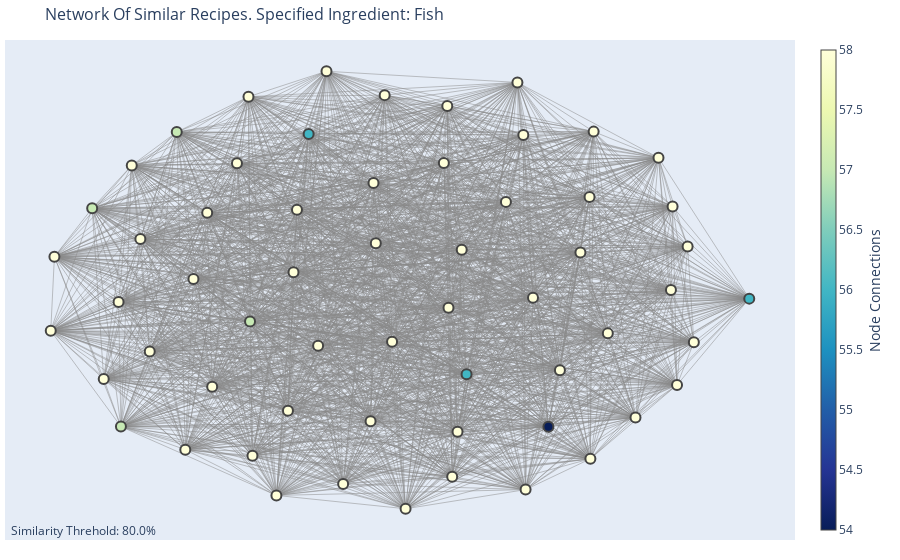

The notebook cell saved with this chart:
### Code cell
network_graph(0.8,"fish",f="complementary")

### Figure 1 — Plotly figure (JSON) as saved in the notebook; plotly's stock layout.template omitted (floating-point values rounded to 4 significant figures; data arrays with more than 128 entries replaced by an {"elided": "..."} marker saying what was removed)
{"data": [{"hoverinfo": "none", "line": {"color": "#888", "width": 0.5}, "mode": "lines", "type": "scatter", "x": {"elided": "5112 float values"}, "y": {"elided": "5112 float values"}}, {"hoverinfo": "text", "marker": {"color": [58, 58, 58, 58, 58, 58, 58, 58, 58, 58, 58, 58, 58, 58, 57, 58, 58, 58, 58, 58, 58, 58, 58, 58, 58, 58, 58, 58, 57, 58, 58, 58, 58, 58, 58, 58, 58, 58, 58, 58, 56, 58, 58, 58, 58, 57, 54, 58, 58, 58, 58, 56, 58, 58, 58, 56, 57, 58, 58], "colorbar": {"thickness": 15, "title": {"side": "right", "text": "Node Connections"}, "xanchor": "left"}, "colorscale": [[0, "rgb(255,255,217)"], [0.125, "rgb(237,248,177)"], [0.25, "rgb(199,233,180)"], [0.375, "rgb(127,205,187)"], [0.5, "rgb(65,182,196)"], [0.625, "rgb(29,145,192)"], [0.75, "rgb(34,94,168)"], [0.875, "rgb(37,52,148)"], [1, "rgb(8,29,88)"]], "line": {"width": 2}, "reversescale": true, "showscale": true, "size": 10}, "mode": "markers", "text": ["# of connections: 58<br>Recipe Name: Pinoy Chicken Sopas<br>Ingredients:<br> 1 lb. rotisserie chicken shredded<br> 2 Knorr Chicken Cubes<br> ¾ cup hotdog cubed<br> 1 cup cabbage sliced<br> 3 stalks celery diced<br> 1 carrot minced<br> 1 cup evaporated milk<br> 8 ounces elbow macaroni<br> 1 onion minced<br> 3 cloves garlic minced<br> 8 cups water<br> 3 tablespoons cooking oil<br> Fish sauce and ground black pepper to taste", "# of connections: 58<br>Recipe Name: Pork Sinigang Recipe<br>Ingredients:<br> 2 lbs pork belly or buto-buto<br> 1 bunch spinach or kang-kong<br> 3 tablespoons fish sauce<br> 12 pieces string beans sitaw<br> cut in 2 inch length<br> 2 pieces tomato quartered<br> 3 pieces chili or banana pepper<br> 1 tablespoons cooking oil<br> 2 quarts water<br> 1 piece onion sliced<br> 2 pieces taro gabi<br> quartered<br> 1 pack sinigang mix good for 2 liters water", "# of connections: 58<br>Recipe Name: Pinoy Chicken Curry Recipe<br>Ingredients:<br> 2 lbs. chicken cut into serving pieces<br> 1 tablespoon curry powder<br> 1 piece potato cubed<br> 4 cloves garlic minced<br> 2 stalks celery sliced<br> 1 piece red bell pepper sliced<br> 2 pieces long green pepper<br> 1 piece onion chopped<br> 2 thumbs ginger cut into strips<br> 2 cups coconut milk<br> 1/2 cup all-purpose cream optional<br> 1 cup water<br> fish sauce and ground black pepper to taste", "# of connections: 58<br>Recipe Name: Betamax Recipe<br>Ingredients:<br> 2 lbs. coagulated chicken blood<br> 1 Knorr Chicken cube<br> 1 teaspoon garlic powder<br> ¼ teaspoon ground black pepper<br> 1/4 cup soy sauce<br> 1/4 cup white vinegar<br> 3/4 cup water<br> ¼ cup garlic oil<br> 2 tablespoons soy sauce<br> 3/4 cup white vinegar<br> 2 teaspoons fish sauce<br> 5 cloves garlic sliced<br> 1 onion sliced<br> 5 Thai chili pepper chopped<br> Salt and ground black pepper to taste", "# of connections: 58<br>Recipe Name: Filipino Style Escabeche<br>Ingredients:<br> 2 lbs fish (large) sliced into serving pieces<br> ¾ cup cooking oil<br> 2 tablespoons salt<br> 1 onion thinly sliced<br> 3 cloves garlic chopped<br> 2 thumbs ginger Julienne<br> 1 red bell pepper Julienne<br> 1 green bell pepper Julienne<br> 1 carrot Julienne<br> 3 tablespoons white vinegar<br> 4 tablespoons banana ketchup<br> 3 tablespoons white sugar<br> 1 cup water<br> 1 tablespoon cornstarch<br> 2 tablespoons cooking oil<br> Salt and ground black pepper to taste", "# of connections: 58<br>Recipe Name: Pork and Chicken Sinigang<br>Ingredients:<br> 1 lb. pork belly cubed<br> 1 lb. chicken cut into serving pieces<br> 44 g Knorr Sinigang sa Sampaloc Mix Original<br> 1 onion wedged<br> 5 tomato wedged<br> 5 taro (gabi) diced<br> 1 daikon radish sliced<br> 12 okra<br> 5 long green pepper<br> 15 string beans cut into 2-inch pieces<br> 3 eggplant sliced<br> 2 cups kangkong leaves<br> 1 ½ quarts water<br> 2 tablespoons cooking oil<br> Fish sauce and ground black pepper to taste", "# of connections: 58<br>Recipe Name: Bopis Recipe<br>Ingredients:<br> 3 lbs pork lungs<br> 1 Knorr Pork Cube<br> 5 dried bay leaves<br> 2 carrots diced<br> 3 thumbs ginger minced<br> 1 tablespoon annatto powder<br> 3 Thai chili pepper chopped<br> 1 onion diced<br> 5 cloves garlic minced<br> 5 tablespoons vinegar<br> 2 ½ cups water<br> ¼ teaspoon ground black pepper<br> 4 tablespoons cooking oil<br> Fish sauce to taste<br> 8 cups water<br> 5 dried bay leaves<br> 25 g sibot", "# of connections: 58<br>Recipe Name: Kilawing Kambing<br>Ingredients:<br> 2 lbs. goat skin cleaned<br> 2 tablespoons Knorr Liquid Seasoning Chili<br> 4 tablespoons ginger crushed<br> 6 tablespoons white vinegar<br> 2 tablespoons ginger minced<br> 10 Thai chili pepper chopped<br> 1 onion minced<br> ½ teaspoon onion powder<br> 1 tablespoon fish sauce<br> 1 ½ teaspoons sugar<br> 2 quarts water<br> ¼ teaspoon ground black pepper", "# of connections: 58<br>Recipe Name: Utan nga Langka Recipe<br>Ingredients:<br> 2 lbs. unripe jackfruit sliced<br> 1 Knorr Shrimp cube<br> 3 cups coconut milk<br> 2 cups bago leaves sliced<br> 1 cup dried fish dulong<br> 2 onions chopped<br> 5 cloves garlic chopped<br> 3 Thai chili pepper<br> 2 tablespoons vinegar<br> Fish sauce to taste<br> 3 tablespoons cooking oil", "# of connections: 58<br>Recipe Name: Pork Curry Tinola<br>Ingredients:<br> 1 ½ lb. pork shoulder cubed<br> 1 Knorr Pork Cube<br> 1 green papaya wedged<br> 1 ½ cups spinach<br> 2 cups coconut milk<br> 1 ½ cups water<br> ½ teaspoon curry powder<br> 2 teaspoons turmeric powder<br> 1 teaspoon chili garlic oil<br> 1 onion chopped<br> 2 thumbs ginger chopped<br> 5 cloves garlic chopped<br> 5 pieces Thai chili pepper<br> Fish sauce to taste", "# of connections: 58<br>Recipe Name: Sushi Bake<br>Ingredients:<br> 4 cups cooked white rice<br> 3 tablespoons rice vinegar<br> 2 teaspoons granulated sugar<br> 1 teaspoon salt<br> 1/2 cup cream cheese softened<br> 2 tablespoons sour cream. optional<br> 1/2 cup Lady’s Choice Mayonnaise<br> 6 ounces Kani (imitation crab meat) chopped<br> 1/4 cup cucumber diced into small pieces<br> 5 Tablespoons Furikake<br> 3 tablespoons masago fish roe<br> optional<br> 5 Tablespoons Lady’s Choice Mayonnaise<br> 1 Tablespoons Sriracha sauce<br> 1 avocado sliced", "# of connections: 58<br>Recipe Name: Arroz Caldo Recipe<br>Ingredients:<br> 1 ½ lbs chicken cut into serving pieces<br> 1 ½ cups rice uncooked<br> 34 ounces water about 1 liter<br> 2 Tablespoons fish sauce<br> 1 teaspoon garlic<br> 1/4 teaspoon ground black pepper<br> 1 cup onion minced<br> 4 eggs hard boiled<br> 1 cup scallions green onions<br> minced<br> 2 knobs ginger julienned<br> 3 tbsp safflower kasubha<br> 1 chicken cube bouillon<br> 1 lemon or 4 pieces calamansi<br> 2 Tablespoon cooking oil", "# of connections: 58<br>Recipe Name: Pinapaitan sa Ampalaya<br>Ingredients:<br> 2 bitter melons<br> 10 ounces beef tripe boiled and chopped<br> 10 ounces beef heart boiled and chopped<br> 4 ounces pork liver sliced<br> 12 ounces beef small intestine boiled and chopped<br> 5 chili pepper<br> 5 kamias bilimbi<br> 1 onion minced<br> 3 thumbs ginger minced<br> 5 cloves garlic minced<br> 5 tablespoons white vinegar<br> 6 cups water<br> 3 tablespoons cooking oil<br> Fish sauce and ground black pepper to taste", "# of connections: 58<br>Recipe Name: Porknigang (Sinigang na Baboy)<br>Ingredients:<br> 3 lbs. pork baby back ribs<br> 3 bunches bok choy<br> 1 1/2 liter water<br> 44 grams Knorr Sinigang sa Sampaloc with Gabi<br> 15 counts string beans cut in 2-inch pieces<br> 8 okra<br> 1 eggplant sliced<br> 3 long green chili pepper<br> 1 cup daikon radish sliced<br> 2 tomato<br> 1 onion wedged<br> 3 tablespoons cooking oil<br> Fish sauce and ground black pepper to taste", "# of connections: 57<br>Recipe Name: Bulalo Recipe<br>Ingredients:<br> 2 lbs beef shank<br> ½ cabbage whole leaf individually detached<br> 1 bundle bok choy<br> 2 cobs corn each cut into 3 parts<br> 2 Tablespoons whole peppercorn<br> 1/2 cup green onions cut unto 1 1/2 inch pieces<br> 1 onion<br> 34 ounces water<br> fish sauce to taste optional", "# of connections: 58<br>Recipe Name: Pancit Palabok Recipe<br>Ingredients:<br> 500 grams rice noodles bihon<br> 2 tbsp cooking oil<br> 1/2 lb ground pork<br> 1 tbsp anatto powder<br> 3 cups pork broth<br> 1 piece shrimp bouillon<br> 6 tablespoons all-purpose flour<br> 2 tbsp fish sauce<br> 1/2 tsp ground black pepper<br> 1 cup pork belly boiled and sliced thinly into small pieces<br> 4 ounces firm tofu fried and sliced into cubes<br> ½ cup tinapa flakes smoked fish<br> ½ cup chicharon pounded<br> 2 hard boiled eggs sliced<br> ½ cup cooked shrimps boiled or steamed<br> 1/4 cup green onion or scallions finely chopped<br> 3 Tablespoons toasted garlic<br> 2 lemons sliced (or 6 pieces calamansi)", "# of connections: 58<br>Recipe Name: Pininyahang Baboy sa Gata<br>Ingredients:<br> 2 ½ lbs. Pork belly cubed<br> 1 red bell pepper sliced<br> 1 green bell pepper sliced<br> 20 ounces canned pineapple chunks with juice<br> 1 carrot cubed<br> 4 cloves garlic chopped<br> 1 onion chopped<br> 2 cups coconut milk<br> 1 cup water as needed<br> 3 tablespoons cooking oil<br> Salt and fish sauce to taste", "# of connections: 58<br>Recipe Name: Vegetable Okoy<br>Ingredients:<br> 8 ounces kalabasa<br> 1 piece carrot<br> ½ piece onion<br> 3/4 cup malunggay leaves<br> 1 cup cooking oil<br> 1/2 cup cornstarch<br> 3/4 cup flour<br> 1 teaspoon salt<br> 1/2 teaspoon ground black pepper<br> 1/4 teaspoon garlic powder<br> 1 egg<br> 3/4 cup water<br> ½ piece onion chopped<br> 2 tablespoons green onion chopped<br> ¾ cups white vinegar<br> 1 1/2 teaspoons fish sauce<br> Ground black pepper to taste", "# of connections: 58<br>Recipe Name: Almondigas Recipe<br>Ingredients:<br> 1 lb ground pork<br> 1 piece patola ridge gourd<br> sliced<br> 4 ounces misua<br> 1 piece onion minced<br> 6 cloves garlic crushed<br> 3 tablespoons fish sauce<br> 1 piece raw egg<br> 1 piece beef cube<br> 1/8 cup all-purpose flour<br> 1 teaspoon Salt<br> 1/2 teaspoon ground black pepper<br> 5 cups water<br> 3 tablespoons cooking oil", "# of connections: 58<br>Recipe Name: Ginisang Sigarilyas<br>Ingredients:<br> 8 ounces winged bean sigarilyas<br> sliced<br> 2 ounces pork sliced into thin pieces<br> 1 piece tomato cubed<br> 1 piece onion chopped<br> 3 cloves garlic crushed<br> 3 tablespoons cooking oil<br> ¼ teaspoon ground black pepper<br> ½ cup water<br> Fish sauce to taste", "# of connections: 58<br>Recipe Name: Killer Pork Sinigang Recipe<br>Ingredients:<br> 2 lbs. Pork belly cubed<br> 66 g. Knorr Sinigang sa Sampaloc Mix with Gabi<br> 2 pieces talong sliced<br> 8 pieces okra<br> 18 pieces string beans cut in 2-inch pieces<br> 5 ounces daikon radish (labanos) sliced<br> 1 bunch kangkong<br> 1 piece onion wedged<br> 2 pieces tomato wedged<br> 6 pieces shishito pepper<br> 8 cups water<br> Fish sauce and ground black pepper to taste<br> 3 tablespoons cooking oil", "# of connections: 58<br>Recipe Name: Ginisang Munggo (Monggo)<br>Ingredients:<br> 1 1/2 cups Mung beans<br> 1 tbsp garlic<br> ½ lb pork thinly sliced<br> 2 cups spinach (or alugbati)<br> 1 piece tomato chopped<br> 1 piece onion chopped<br> 8 pieces shrimp optional<br> 2 tablespoons fish sauce<br> 24 ounces water for boiling<br> 1 piece Knorr beef cube for flavoring<br> 1/2 cup crushed pork rind chicharon<br> 1/4 teaspoon ground black pepper", "# of connections: 58<br>Recipe Name: Nagmamantikang Pork Adobo<br>Ingredients:<br> 1 1/2 lbs. pork belly cubed<br> 3/4 cup pineapple juice<br> 8 cloves garlic crushed<br> 3 tablespoons soy sauce<br> 5 tablespoons white vinegar<br> 4 teaspoons fish sauce<br> 3 pieces dried bay leaves<br> ½ teaspoon peppercorn cracked<br> 2 tablespoons cooking oil", "# of connections: 58<br>Recipe Name: Pinangat na Galunggong sa Kamias<br>Ingredients:<br> 1 lb. galunggong fish cleaned<br> 20 pieces kamias bilimbi<br> dried<br> 2 pieces tomato sliced<br> 1 piece onion sliced<br> 5 cloves garlic chopped<br> 2 thumbs ginger Julienne<br> 2 pieces green pepper sliced<br> 3 tablespoons pork fat cubed<br> 1 1/4 cups water<br> Salt and ground black pepper to taste", "# of connections: 58<br>Recipe Name: Ginataang Kalabasa at Sitaw<br>Ingredients:<br> 1 1/2 lbs. squash cubed<br> 18 pieces string beans cut in 2-inch pieces<br> 1 piece Knorr Pork cube<br> 3 ounces pork sliced into small pieces<br> preferably boiled<br> 4 cups coconut milk<br> 1 piece onion chopped<br> 2 thumbs ginger sliced into strips<br> 5 cloves garlic crushed<br> ¼ teaspoon ground black pepper<br> 1 tablespoon cooking oil<br> Fish sauce to taste", "# of connections: 58<br>Recipe Name: Pork Dinuguan Isaw at Tenga ng Baboy<br>Ingredients:<br> 1 lb. pork ears cleaned<br> 1 lb pork large intestine cleaned<br> 10 ounces pork blood<br> 3 pieces Serrano peppers<br> 1 cup white vinegar<br> 6 tablespoons fish sauce patis<br> 6 cloves garlic crushed<br> 1 piece onion chopped<br> 6 pieces dried bay leaves<br> 3 tablespoons salt<br> 1 tablespoon whole peppercorn<br> 1 1/2 teaspoons granulated white sugar<br> 1/2 teaspoon ground black pepper<br> 6 cups water<br> 3 tablespoons cooking oil", "# of connections: 58<br>Recipe Name: Ginisang Labanos Recipe<br>Ingredients:<br> 1 lb. daikon white radish<br> sliced into thick strips<br> 1 piece carrot sliced into thick strips<br> 1 piece tomato cubed<br> 3/4 cup pork thinly sliced<br> 3/4 cup dried shrimp small<br> 1 piece onion sliced<br> 3 cloves garlic crushed<br> 2 teaspoons fish sauce<br> 1/2 cup water<br> 1/2 teaspoon ground black pepper<br> 2 tablespoons cooking oil", "# of connections: 58<br>Recipe Name: Pineapple Chicken Afritada<br>Ingredients:<br> 2 lbs. chicken cut into serving pieces<br> 1 piece Knorr chicken cube<br> 8 ounces tomato sauce<br> 8 ounces pineapple chunks in can<br> 1 piece potato diced<br> 1 piece carrot sliced<br> 1 piece red bell pepper cut into squares<br> 1 piece green bell pepper cut into squares<br> 1 piece onion chopped<br> 4 cloves garlic chopped<br> 3 pieces dried bay leaves<br> 3 tablespoons cooking oil<br> 1 cup water<br> Fish sauce and ground black pepper to taste", "# of connections: 57<br>Recipe Name: Mutya ng Cavite<br>Ingredients:<br> 10 pieces shrimp<br> 4 pieces crab cut in half<br> 1 piece Knorr Shrimp Cube<br> 4 ounces squid sliced<br> 8 ounces fish fillet<br> 1 lb. mussels cleaned<br> 1 piece carrot sliced thinly<br> 1 piece red bell pepper sliced into squares<br> 1 piece green bell pepper sliced into squares<br> 1 piece onion chopped<br> 1 stalk celery sliced<br> Salt and ground black pepper to taste<br> 3 tablespoons butter<br> 3 tablespoons all-purpose flour<br> 1 ½ cups evaporated milk<br> 1 ½ cups water", "# of connections: 58<br>Recipe Name: Goto Laman Loob and Tokwat Baboy<br>Ingredients:<br> 1 cup jasmine rice<br> 1 cup glutinous rice<br> 4 quarts water<br> 2 pieces Knorr Beef Cube<br> 1 lb. beef heart<br> 1 lb. ox tripe<br> ½ lb. beef large intestine<br> 1 piece onion chopped<br> 3 thumbs ginger minced<br> 1 head garlic minced<br> 3 stalks lemongrass<br> 4 pieces bay leaves dry<br> 3 tablespoons fish sauce<br> 1 teaspoon turmeric powder<br> 2 teaspoons onion powder<br> 4 tablespoons cooking oil<br> 1 cup green onion chopped<br> ½ cup toasted garlic<br> ¼ cup chili garlic oil<br> Salt and ground black pepper to taste<br> 1 lb. pig cheeks<br> 2 stalks lemongrass<br> 1 quart water<br> 3 pieces bay leaves dried<br> 1 tablespoon salt<br> 14 ounces extra firm tofu<br> 1 ½ cups cooking oil<br> 1 piece red onion sliced<br> 3 pieces Thai chili chopped<br> ¼ cup green onion chopped<br> 4 cloves garlic crushed and chopped<br> ¼ cup soy sauce<br> ¾ cups white vinegar<br> ½ cup lemon lime soda<br> Salt and pepper to taste", "# of connections: 58<br>Recipe Name: Garlic Bihon Recipe<br>Ingredients:<br> ¾ lb. bihon noodles<br> 1 piece Knorr Chicken Cube<br> 8 ounces chicken<br> 1 1/4 cups green onion chopped<br> 1 cup carrot Julienne<br> 1 piece onion chopped<br> 1 head garlic crushed and chopped<br> 3 stalks celery chopped<br> 3 tablespoons annatto seeds<br> 4 cups water<br> Fish sauce and ground black pepper to taste<br> 4 tablespoons cooking oil", "# of connections: 58<br>Recipe Name: Pininyahang Manok<br>Ingredients:<br> 2 lbs chicken cut into serving pieces<br> 12 ounces pineapple chunks canned<br> 2 pieces tomato chopped<br> 1 cup bell pepper cut into thick strips<br> 1 piece carrot wedged<br> 2 1/2 tablespoon fish sauce patis<br> 1/2 cup fresh milk<br> 2 tablespoon garlic minced<br> 1 piece onion sliced<br> 2 tablespoon cooking oil", "# of connections: 58<br>Recipe Name: Pininyahang Manok sa Gata<br>Ingredients:<br> 1 1/2 lbs. chicken cut into serving pieces<br> 14 oz. can pineapple chunks<br> 1 piece red bell pepper sliced<br> 1 piece green bell pepper sliced<br> 1 cup coconut milk<br> 1 1/2 tablespoons fish sauce<br> 2 pieces carrots sliced diagonally<br> 1 piece onion diced<br> 1 piece tomato diced<br> 1 teaspoon minced garlic<br> 1/4 teaspoon ground black pepper<br> 3 tablespoons cooking oil", "# of connections: 58<br>Recipe Name: Lumpiang Ubod<br>Ingredients:<br> 1 lb. hearts of palm ubod<br> 1 piece Knorr Shrimp Cube<br> 4 ounces pork thinly sliced<br> 12 pieces shrimp deveined<br> 2 tablespoons parsley chopped<br> 1 piece onion chopped<br> 4 cloves garlic crushed<br> 3 tablespoons cooking oil<br> Fish sauce and ground black pepper to taste<br> 8 pieces lettuce leaves<br> 1/2 cup roasted peanut crushed<br> 1 cup all-purpose flour<br> 2 pieces eggs<br> 2 tablespoons canola oil<br> 1 1/2 cups water<br> 1/4 cup cooking oil or cooking oil spray<br> 6 tablespoons brown sugar<br> 1 1/2 tablespoons soy sauce<br> 1 1/2 cups water<br> 6 cloves garlic crushed<br> 1 tablespoon cornstarch", "# of connections: 58<br>Recipe Name: Pesang Isda with Ginisang Miso<br>Ingredients:<br> 1 piece fish cleaned<br> 7 pieces Napa cabbage leaves<br> 1 bunch bok choy<br> 1/2 cup green onion cut in 2 inch pieces<br> 1 teaspoon whole peppercorn<br> 4 thumbs ginger crushed<br> 1 piece onion wedged<br> 3 cups rice washing<br> 2 cups water<br> 3 tablespoons cooking oil<br> Fish sauce patis to taste<br> 1 cup yellow miso<br> 6 ounces firm tofu crumbled<br> 2 pieces tomato cubed<br> 1 piece onion chopped<br> 4 cloves garlic chopped<br> 1/2 cup water<br> 3 tablespoons cooking oil<br> Soy sauce and ground black pepper to taste", "# of connections: 58<br>Recipe Name: Seafood Curry<br>Ingredients:<br> 15 pieces mussels cleaned<br> 1 piece Knorr Shrimp Cube<br> 10 pieces shrimp deveined<br> 4 pieces shrimp sliced<br> 2 cups coconut milk<br> 1 piece red bell pepper Julienne<br> 1 piece green bell pepper Julienne<br> 1 1/2 tablespoons curry powder<br> 1/8 teaspoon cayenne pepper powder<br> 2 thumbs ginger Julienne<br> 1 piece onion chopped<br> 5 cloves garlic crushed and chopped<br> 3 tablespoons cooking oil<br> fish sauce to taste<br> ground black pepper to taste", "# of connections: 58<br>Recipe Name: Crispy Liempo Sinigang Rice<br>Ingredients:<br> 1 ½ lbs. pork belly sliced<br> ½ cup cornstarch<br> 3 tablespoons fish sauce<br> ¾ cup cooking oil<br> 22 g Knorr Sinigang sa Sampaloc original mix<br> 1 ½ cups rice<br> 8 pieces long green beans chopped<br> 1 piece onion diced<br> 1 piece long green pepper sliced<br> 3 cups water<br> Ground black pepper<br> ½ teaspoon paprika<br> 3 tablespoons cooking oil<br> 1 piece tomato sliced<br> 6 pieces okra<br> 1 piece eggplant sliced<br> 1 ½ cups spinach<br> 1 cup cake flour<br> 1 piece egg yolk<br> 1 cup cold water<br> ¼ cup ice cubes<br> 2 cups cooking oil", "# of connections: 58<br>Recipe Name: Sinantomas<br>Ingredients:<br> 3 lbs. pork ribs<br> 1 piece sweet potato cubed<br> 5 cloves garlic chopped<br> 1 piece onion chopped<br> 1 pieces tomato chopped<br> 1 1/2 tablespoons fish sauce<br> 1/2 cup soy sauce<br> 1 cup pineapple juice<br> 1/4 cup banana ketchup<br> 1 1/2 cups water<br> 1 1/2 teaspoon whole peppercorn cracked<br> 1/2 cup cooking oil", "# of connections: 58<br>Recipe Name: Ginataang Sapsap<br>Ingredients:<br> 6 pieces butterfish cleaned and salted<br> 29 grams Knorr Ginataang Gulay Mix<br> 2 cups spinach<br> 6 pieces Thai chili pepper<br> 1 piece long green pepper<br> 3 thumbs ginger julienne<br> 1 piece onion chopped<br> 2 cloves garlic crushed<br> 2 tablespoons white vinegar<br> 1 ¼ cup water<br> 3 tablespoons cooking oil", "# of connections: 58<br>Recipe Name: Fish Sinigang<br>Ingredients:<br> 2 lbs fish sliced (as needed)<br> 40 g Knorr Sinigang sa Sampaloc Mix Original<br> 2 pieces tomato cubed<br> 1 cup Daikon radish sliced<br> 1 piece onion wedged<br> 3 cups spinach<br> 10 pieces okra<br> 2 pieces eggplant sliced<br> 2 pieces long green pepper<br> 2 quarts water<br> 2 cup cooking oil<br> 1 ½ tablespoons salt<br> Fish sauce and ground black pepper to taste", "# of connections: 56<br>Recipe Name: Tuyo Pesto Spaghetti Pasta<br>Ingredients:<br> 5 pieces dried fish tuyo (cooked) and flaked<br> ½ cup Parmesan cheese<br> 1 lb. spaghetti<br> 2 cups basil leaves fresh<br> ¼ cups pine nuts roasted<br> 3 cloves garlic<br> ¼ cup Parmesan cheese<br> 1/3 cup olive oil extra virgin", "# of connections: 58<br>Recipe Name: Bulalugaw Recipe<br>Ingredients:<br> 2 lbs beef shank<br> 1 piece Knorr Beef Cube<br> 1 cup Jasmine rice<br> 1 piece sweet corn<br> 3/4 cup scallions chopped<br> 1/4 cup roasted garlic<br> 1 piece onion chopped<br> 1 head garlic crushed<br> 1/2 cup chicharon crushed<br> 3 pieces egg boiled<br> 2 quarts water<br> 3 tablespoons cooking oil<br> 1/2 teaspoon salt<br> Fish sauce and ground white pepper to taste", "# of connections: 58<br>Recipe Name: Sinigang na Hipon<br>Ingredients:<br> 1 lb. shrimp cleaned<br> 44 grams Knorr Sinigang sa Sampaloc Mix<br> 1 bunch kangkong<br> 15 pieces snake beans<br> 5 pieces okra<br> 1 piece eggplant<br> 1 cup daikon radish sliced<br> 1 piece tomato sliced<br> 3 pieces long green pepper<br> 1 piece onion<br> 2 quarts water<br> Fish sauce and ground black pepper to taste", "# of connections: 58<br>Recipe Name: Steamed Fish with Mayonnaise<br>Ingredients:<br> 1 piece fish about 3 to 5 lbs<br> ¾ cup scallions sliced<br> 2 thumbs ginger julienne<br> 1 ½ teaspoons salt<br> 1 ½ cups Lady's Choice Mayonnaise<br> ¼ teaspoon salt<br> ¼ teaspoon onion powder<br> ¼ teaspoon garlic powder<br> ½ teaspoon sugar<br> 1 piece red bell pepper minced<br> 3 pieces hard-boiled eggs<br> 1 piece carrot minced<br> ½ cup sweet relish", "# of connections: 58<br>Recipe Name: Ukoy Dulong Recipe<br>Ingredients:<br> 4 oz. dulong silver fish<br> 2 cups mung bean sprouts<br> 1 1/2 cups cooking oil<br> 1/2 cup cornstarch<br> 1/2 cup flour<br> 1/2 teaspoon baking powder<br> 1/2 teaspoon salt<br> 1/2 teaspoon ground black pepper<br> 1/4 teaspoon garlic powder<br> 1/4 teaspoon onion powder<br> 1 egg<br> 1 cup water", "# of connections: 57<br>Recipe Name: Nilagang Manok Recipe<br>Ingredients:<br> 1 1/2 lbs. chicken sliced into serving pieces<br> 3 pieces Saba banana sliced<br> 2 pieces potato cubed<br> 5 cups water<br> 2 cups chicken broth<br> 2 bunches bok choy base removed<br> 1 piece onion wedged<br> 3 tablespoons fish sauce<br> 1 teaspoon whole peppercorn", "# of connections: 54<br>Recipe Name: Bangus Salpicao<br>Ingredients:<br> 1 piece boneless milkfish<br> 4 teaspoons garlic minced<br> 5 tablespoons extra virgin olive oil<br> 5 tablespoons Worcestershire sauce<br> 1/2 teaspoon salt<br> 4 tablespoons cooking oil<br> 1/4 teaspoon ground black pepper", "# of connections: 58<br>Recipe Name: Sinigang na Pata with Gabi<br>Ingredients:<br> 4 lbs. pata<br> 1 piece Knorr Pork Cube<br> 40 grams Knorr Sinigang sa Sampaloc Recipe Mix<br> 1 bunch kangkong<br> 1 piece Chinese eggplant sliced<br> 12 pieces snake beans sliced in 2 inch length<br> 2 pieces tomato wedged<br> 3 pieces taro (gabi)sliced in half<br> 10 pieces okra<br> 1 piece onion sliced<br> 3 pieces long green pepper<br> 8 cups water<br> 1/2 teaspoon salt<br> Fish sauce and ground black pepper to taste", "# of connections: 58<br>Recipe Name: Sarciadong Manok<br>Ingredients:<br> 2 lbs chicken cut into serving pieces<br> 4 pieces tomatoe ripe sliced<br> 2 ounces tomato paste optional<br> 3/4 cup green peas<br> 1 tablespoon parsley chopped<br> 5 pieces dried bay leaves<br> 1 piece onion chopped<br> 4 cloves garlic minced<br> 2 cups chicken broth<br> 3 tablespoons cooking oil<br> Fish sauce and ground black pepper to taste", "# of connections: 58<br>Recipe Name: Ginataang Mackerel<br>Ingredients:<br> 30 ounces mackerel canned in brine<br> 1 bunch spinach<br> 2 cups coconut milk<br> 5 pieces Thai chili pepper optional<br> 3 thumbs ginger sliced into thin strips<br> 1 piece onion chopped<br> 5 cloves garlic minced<br> ½ cup water<br> ¼ cup white vinegar<br> 3 tablespoons cooking oil<br> Fish sauce and ground black pepper to taste", "# of connections: 58<br>Recipe Name: Chicken Sotanghon Soup<br>Ingredients:<br> 1 1/2 lbs. chicken breast<br> 1 piece Knorr Chicken Cube<br> 2 1/2 ounces sotanghon noodles<br> 7 cups water<br> 1 piece dried bay leaves<br> 1 1/2 cups cabbage shredded<br> 1 piece carrot julienne<br> 1/2 cup scallions chopped<br> 2 stalks celery chopped<br> 1 piece onion chopped<br> 5 cloves garlic minced<br> 2 tablespoons garlic roasted<br> Fish sauce and ground black pepper to taste<br> 3/4 cups annatto water<br> 3 tablespoons cooking oil", "# of connections: 56<br>Recipe Name: Inihaw na Bangus Recipe (Grilled Milkfish)<br>Ingredients:<br> 1 piece milkfish bangus<br> with scales but guts removed<br> 1 piece tomato ripe<br> diced<br> 1 piece red onion diced<br> 1 piece lemon or 3 pieces calamansi (optional)<br> 1 tablespoon ginger minced<br> 2 teaspoons salt<br> 1/2 teaspoon ground black pepper", "# of connections: 58<br>Recipe Name: Tinolang Tahong Recipe<br>Ingredients:<br> 1 lb mussels tahong<br> cleaned<br> 2 cups spinach or hot pepper leaves<br> 3 thumbs ginger julienned<br> 1 piece onion sliced<br> 5 cloves garlic pounded<br> 1 1/2 teaspoons salt or 3 tbsp fish sauce<br> 1/2 teaspoon ground black pepper<br> 3 cups water<br> 2 tablespoons cooking oil<br> 2 pieces long green pepper optional", "# of connections: 58<br>Recipe Name: Ginisang Monggo with Dilis<br>Ingredients:<br> 1 ¼ cups mung beans soaked in water overnight<br> 4 oz. dried anchovies dilis<br> 1 piece tomato diced<br> 1 piece onion diced<br> 4 cloves garlic crushed<br> 1 bunch spinach<br> ¼ teaspoon ground black pepper<br> 1 ½ tablespoons patis fish sauce<br> 3 cups water", "# of connections: 58<br>Recipe Name: Ginataang Tilapia<br>Ingredients:<br> 2 pieces tilapia cleaned<br> 2 cups coconut milk<br> 4 cloves garlic crushed<br> 1 piece onion chopped<br> 1 thumb ginger cut into strips<br> 2 pieces long green pepper<br> 2 tablespoons fish sauce<br> 2 pieces Thai chili pepper<br> 1/4 teaspoon ground black pepper<br> 2 cups fresh spinach<br> 3 tablespoons cooking oil", "# of connections: 56<br>Recipe Name: Sinigang na Baboy with Gabi<br>Ingredients:<br> 2 lbs. pork belly sliced into cubes<br> 2 to 3 cups kangkong leaves<br> 3 pieces long green chili pepper siling pansigang<br> 2 pieces tomato quartered<br> 1 cup sliced daikon radish labanos<br> 10 to 12 pieces snake beans cut in 2 inch length pieces<br> 1 piece onion quartered<br> 15 pieces okra<br> 2 pieces taro peeled and cut in half (gabi)<br> 8 cups water<br> 2 packs Knorr Sinigang sa Sampaloc Mix Original (20 gram pack)<br> 3 tablespoons fish sauce patis<br> ¼ teaspoon ground black pepper", "# of connections: 57<br>Recipe Name: Chicken Pochero Recipe<br>Ingredients:<br> 2 lbs. Chicken cut into serving pieces<br> 1 piece Knorr Chicken Cube<br> 2 pieces potato cubed<br> 2 bunches baby bok choy<br> ½ head cabbage sliced<br> 8 ounces tomato sauce<br> 18 pieces long green beans<br> 2 pieces Chorizo de Bilbao sliced<br> 8 ounces chick pea<br> 3 pieces Saba banana sliced<br> 2 pieces tomato diced<br> 1 piece onion chopped<br> 4 cloves garlic crushed<br> 2 cups water<br> 3 tablespoons cooking oil<br> Fish sauce and crushed peppercorn to taste", "# of connections: 58<br>Recipe Name: Filipino Style Chicken Curry Recipe<br>Ingredients:<br> 2 1/2 lbs. chicken cut into serving pieces<br> 1 pack Knorr Ginataang Gulay Mix 45 grams<br> 2 pieces baking potato cubed<br> 2 pieces red bell pepper sliced into squares<br> 3/4 cup chopped celery<br> 2 pieces red onions chopped<br> 3 cloves garlic chopped<br> 1 1/2 tablespoons curry powder<br> 3 pieces long green chili pepper<br> 4 tablespoons cooking oil<br> 2 cups water<br> 1 1/2 teaspoons fish sauce<br> 1/4 teaspoon ground black pepper", "# of connections: 58<br>Recipe Name: Paksiw na Bangus Recipe<br>Ingredients:<br> 1 1/2 lbs. milkfish cleaned and sliced crosswise into serving pieces<br> 3 thumbs ginger crushed<br> 5 cloves garlic crushed<br> 1/2 cup white vinegar<br> 1 cup water<br> 1 piece onion sliced<br> 1 piece Chinese eggplant chopped<br> 5 pieces okra<br> 2 pieces long green pepper<br> 1 teaspoon whole peppercorn<br> Salt to taste"], "type": "scatter", "x": [0.3721, 0.399, 0.5308, 0.5585, 0.6069, 0.5675, 0.1893, -0.175, 0.007297, -0.5447, 0.7478, 0.4738, 0.7824, -0.5674, -0.3875, -0.5065, -0.3807, -0.3918, 0.3557, -0.6662, -0.7941, -0.9413, 0.5562, -0.0524, -0.1983, -0.3141, 0.3784, 0.1608, -0.8262, -0.04428, 0.6839, 0.7869, -0.01326, 0.8288, 0.7993, -0.6923, -0.2821, -0.1287, -0.4927, 0.3237, 1.0, 0.846, -0.4238, -0.7529, 0.1744, -0.5911, 0.4418, 0.1512, -0.03789, 0.2009, -0.9311, 0.2143, -0.257, -0.7162, -0.2666, -0.2246, -0.7463, 0.1641, 0.04485], "y": [0.6831, -0.02685, 0.1709, -0.7298, -0.1824, 0.6979, -0.6118, 0.9613, -0.2193, 0.05534, 0.5837, -0.343, 0.006563, -0.6898, -0.1303, 0.344, -0.7159, 0.8501, 0.9125, -0.2614, -0.3819, -0.171, 0.413, -0.5659, -0.2366, -0.8894, -0.8641, 0.81, 0.3634, 0.4737, -0.5498, 0.3713, 0.8571, 0.1965, -0.4074, 0.2296, -0.52, -0.8392, -0.4149, 0.3913, -0.0308, -0.2209, 0.5596, -0.04549, -0.808, 0.6959, -0.5899, 0.5611, 0.2111, 0.1827, 0.1524, -0.361, 0.3566, 0.5505, 0.08477, 0.6877, -0.5891, -0.07016, -0.9476]}], "layout": {"annotations": [{"showarrow": false, "text": "Similarity Threhold: 80.0%", "x": 0.005, "xref": "paper", "y": -0.002, "yref": "paper"}], "autosize": true, "hovermode": "closest", "margin": {"b": 20, "l": 5, "r": 5, "t": 40}, "showlegend": false, "title": {"font": {"size": 16}, "text": "Network Of Similar Recipes. Specified Ingredient: Fish"}, "xaxis": {"autorange": true, "range": [-1.069, 1.128], "showgrid": false, "showticklabels": false, "type": "linear", "zeroline": false}, "yaxis": {"autorange": true, "range": [-1.105, 1.119], "showgrid": false, "showticklabels": false, "type": "linear", "zeroline": false}}}
